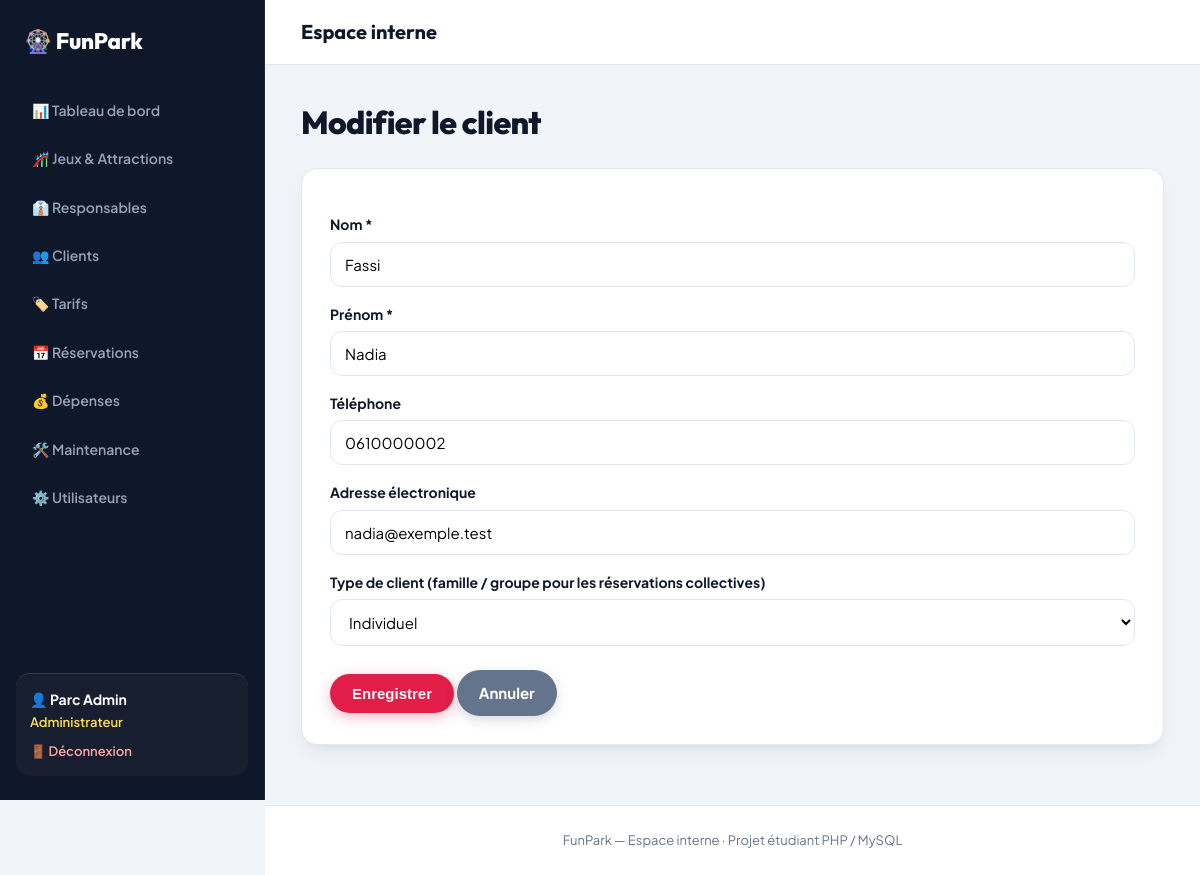
The page /index.php?page=clients&action=modifier&id=2 (signed in) on the database its author committed.
### tables this page shows
CREATE TABLE client (
  id_client INT AUTO_INCREMENT PRIMARY KEY,
  nom VARCHAR(50) NOT NULL,
  prenom VARCHAR(50) NOT NULL,
  telephone VARCHAR(20),
  email VARCHAR(100),
  type_client ENUM('individuel','famille','groupe') NOT NULL DEFAULT 'individuel'
);

### config/helpers.php (called while the page is built, shortened)
<?php
function libelle($valeur) {
    $textes = [
        'disponible' => 'Disponible', 'en_fonctionnement' => 'En fonctionnement', 'en_maintenance' => 'En maintenance',
        'hors_service' => 'Hors service', 'ferme_temporairement' => 'Fermé temporairement',
        'admin' => 'Administrateur', 'responsable' => 'Responsable de jeu', 'agent' => 'Agent de vente / accueil',
        'client' => 'Client / visiteur',
        'especes' => 'Espèces', 'carte' => 'Carte', 'paye' => 'Payé', 'en_attente' => 'En attente',
        'confirmee' => 'Confirmée', 'payee' => 'Payée', 'utilisee' => 'Utilisée', 'annulee' => 'Annulée',
        'signalee' => 'Signalée', 'planifiee' => 'Planifiée', 'en_cours' => 'En cours', 'terminee' => 'Terminée',
        'jeu' => 'Lié à un jeu', 'general' => 'Frais généraux',
        'individuel' => 'Individuel', 'famille' => 'Famille', 'groupe' => 'Groupe',
        'actif' => 'Actif', 'inactif' => 'Inactif', 'valide' => 'Valide', 'utilise' => 'Utilisé',
        'billet' => 'Billets', 'reservation' => 'Réservation', 'abonnement' => 'Abonnement', 'autre' => 'Autre',
    ];
    return $textes[$valeur] ?? $valeur;
}
function e($texte) {
    return htmlspecialchars((string)$texte, ENT_QUOTES, 'UTF-8');
}
function selectionne($a, $b) {
    return ((string)$a === (string)$b) ? 'selected' : '';
}
function url($page, $action = 'index', $params = []) {
    return 'index.php?' . http_build_query(array_merge(['page' => $page, 'action' => $action], $params));
}
function vue($fichier, $donnees = [], $mode = null) {
    extract($donnees);
    require RACINE . '/views/layout/header.php';
    require RACINE . '/views/layout/navbar.php';
    require RACINE . '/views/' . $fichier . '.php';
    require RACINE . '/views/layout/footer.php';
}

### controllers/ClientController.php (called while the page is built, shortened)
<?php
class ClientController {
    private $pdo, $client;
    public function __construct($pdo) {
        $this->client = new Client($pdo);
    }
    public function actionModifier() { $this->formulaire((int)($_GET['id'] ?? 0)); }
    private function formulaire($id) {
        $c = ['nom' => '', 'prenom' => '', 'telephone' => '', 'email' => '', 'type_client' => 'individuel'];
        if ($id) {
            $c = $this->client->trouver($id);
        }
        $erreurs = [];
        vue('clients/form', ['c' => $c, 'id' => $id, 'erreurs' => $erreurs]);
    }
}

### index.php (called while the page is built, shortened)
<?php
require RACINE . '/config/helpers.php';
$action = $_GET['action'] ?? 'index';
try {
    $controleur = new $nomClasse(getPDO());
    $methode = 'action' . ucfirst($action);
    $controleur->$methode();
} catch (PDOException $e) {
    die("Erreur de base de données : " . e($e->getMessage()));
}

### models/Client.php (called while the page is built, shortened)
<?php
class Client {
    private $pdo;
    public function __construct($pdo) { $this->pdo = $pdo; }
    public function trouver($id) {
        $req = $this->pdo->prepare("SELECT * FROM client WHERE id_client = ?");
        $req->execute([$id]);
        return $req->fetch();
    }
}

### views/clients/form.php (the view, shortened to what this page needs)
<h1><?= $id ? 'Modifier le client' : 'Enregistrer un client' ?></h1>
<form method="post" class="formulaire validation">
    <label>Nom *</label><input type="text" name="nom" value="<?= e($c['nom']) ?>" required>
    <label>Prénom *</label><input type="text" name="prenom" value="<?= e($c['prenom']) ?>" required>
    <label>Téléphone</label><input type="text" name="telephone" value="<?= e($c['telephone']) ?>">
    <label>Adresse électronique</label><input type="email" name="email" value="<?= e($c['email']) ?>">
    <label>Type de client (famille / groupe pour les réservations collectives)</label>
    <select name="type_client">
        <?php foreach (['individuel', 'famille', 'groupe'] as $t): ?><option value="<?= $t ?>" <?= selectionne($c['type_client'], $t) ?>><?= e(libelle($t)) ?></option><?php endforeach; ?>
    </select>
    <button class="btn" type="submit">Enregistrer</button>
    <a class="btn gris" href="<?= e(url('clients')) ?>">Annuler</a>
</form>

### public/css/style.css (style rules this page uses)
:root { --font-body: 'Plus Jakarta Sans', system-ui, -apple-system, sans-serif; --font-heading: 'Outfit', 'Plus Jakarta Sans', sans-serif; --violet: #4f46e5; --violet-fonce: #0f172a; --violet-back: #1e1b4b; --magenta: #e11d48; --magenta-hover: #be123c; --or: #f59e0b; --or-clair: #fde047; --ciel: #0284c7; --emerald: #10b981; --creme: #f8fafc; --blanc: #ffffff; --texte: #0f172a; --texte-doux: #64748b; --bordure: #e2e8f0; --ombre: 0 10px 25px -5px rgba(15, 23, 42, 0.08), 0 8px 10px -6px rgba(15, 23, 42, 0.04); --ombre-forte: 0 20px 35px -5px rgba(15, 23, 42, 0.14), 0 10px 15px -5px rgba(15, 23, 42, 0.08); --rayon: 16px; --rayon-lg: 24px; --nav-h: 76px; --sidebar-w: 265px; }
*, *::before, *::after { box-sizing: border-box; }
html { scroll-behavior: smooth; width: 100%; min-height: 100%; margin: 0; padding: 0; }
body { width: 100%; min-height: 100%; margin: 0; padding: 0; font-family: var(--font-body); background: var(--creme); color: var(--texte); line-height: 1.6; -webkit-font-smoothing: antialiased; }
h1, h2, h3, h4, h5, h6 { font-family: var(--font-heading); font-weight: 700; letter-spacing: -0.02em; }
a { color: var(--violet); text-decoration: none; transition: all 0.2s ease; }
body.mode-admin { display: flex; flex-direction: row; width: 100%; min-height: 100vh; margin: 0; padding: 0; background: #f1f5f9; }
.mode-admin .entete, .mode-admin .filtres, .mode-admin .tableau, .mode-admin table, .mode-admin .cartes, .mode-admin .deux-colonnes, .mode-admin .carte, .mode-admin .formulaire, .mode-admin .message, .mode-admin .bandeau-info, .mode-admin .grille-jeux, .mode-admin .grille-tarifs, .mode-admin .carte-detail-jeu, .mode-admin .detail-jeu-grille { width: 100% !important; max-width: none !important; box-sizing: border-box; }
h1 { font-size: 2rem; margin: 0 0 20px; color: var(--violet-fonce); font-weight: 800; }
.btn { display: inline-flex; align-items: center; justify-content: center; gap: 8px; background: linear-gradient(135deg, var(--magenta), #e11d48); color: var(--blanc) !important; border: none; padding: 11px 22px; border-radius: 999px; cursor: pointer; font-size: 15px; font-weight: 700; box-shadow: 0 4px 14px rgba(225, 29, 72, 0.3); transition: all 0.2s cubic-bezier(0.16, 1, 0.3, 1); }
.btn.gris { background: #64748b; box-shadow: 0 4px 12px rgba(100, 116, 139, 0.25); }
.formulaire, .carte { background: var(--blanc); padding: 28px; border-radius: var(--rayon); box-shadow: var(--ombre); border: 1px solid var(--bordure); }
.formulaire { max-width: 680px; }
label { display: block; margin: 16px 0 6px; font-weight: 700; font-size: 14px; color: var(--texte); }
input[type=text], input[type=email], input[type=password], input[type=number], input[type=date], select, textarea { width: 100%; padding: 12px 14px; border: 1px solid var(--bordure); border-radius: 12px; font-size: 15px; background: var(--blanc); font-family: inherit; transition: all 0.2s ease; }
.formulaire .btn { margin-top: 24px; }

### rows shown on the page
client: nom "Fassi", prenom "Nadia", telephone "0610000002", email "nadia@exemple.test", type_client "Individuel"

### other values the page prints
$_SESSION['user']['prenom'] . ' ' . $_SESSION['user']['nom'] "Parc Admin"
libelle($role) "Administrateur"
$titrePage "Espace interne"
